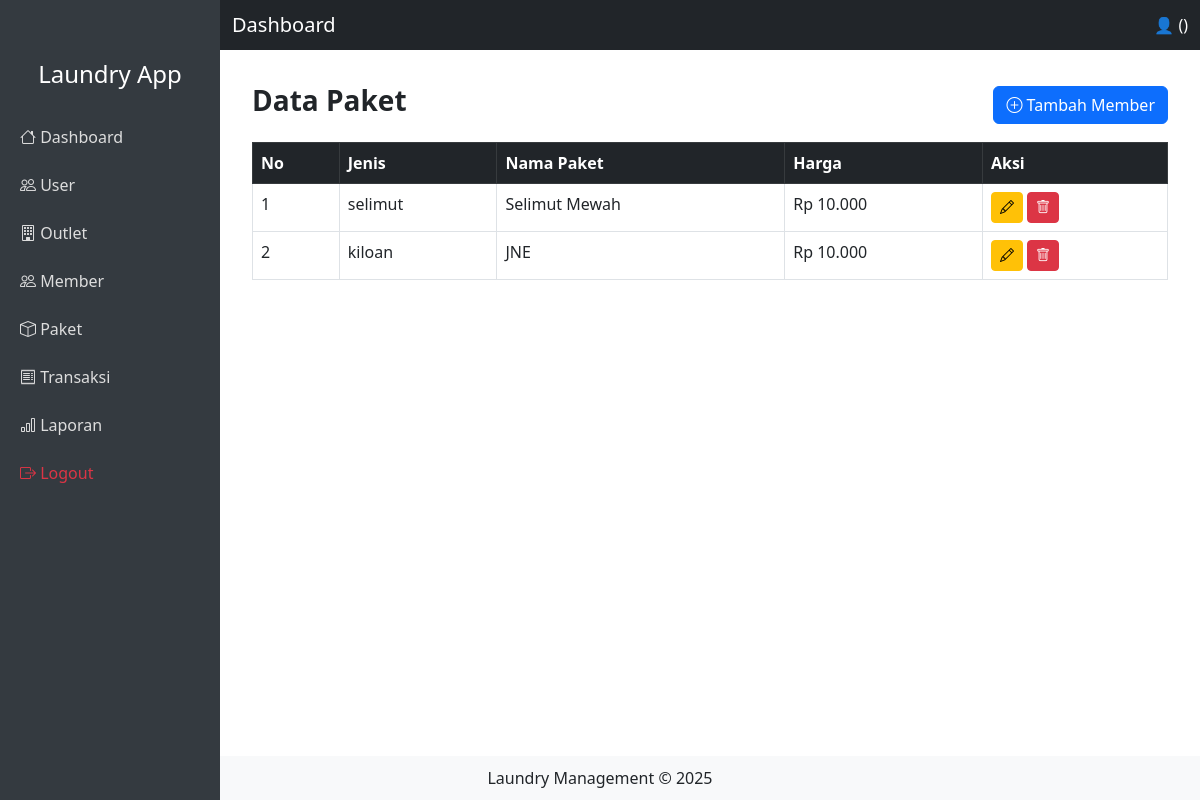
The page /pages/paket/index.php on the database its author committed.
### tables this page shows
CREATE TABLE `tb_paket` (
  `id` int(11) NOT NULL,
  `id_outlet` int(11) DEFAULT NULL,
  `jenis` enum('kiloan','selimut','bed_cover','kaos','lain') DEFAULT NULL,
  `nama_paket` varchar(100) DEFAULT NULL,
  `harga` int(11) DEFAULT NULL
);

### pages/paket/index.php (the view)
<?php
include "../../template/header.php";
include "../../config/database.php";
$q = mysqli_query($conn, "SELECT * FROM tb_paket");
?>
<div class="container-fluid mt-5 pt-3">
  <div class="d-flex justify-content-between align-items-center mb-3">
    <h3 class="fw-bold">Data Paket</h3>
    <a href="add.php" class="btn btn-primary"><i class="bi bi-plus-circle"></i> Tambah Member</a>
  </div>
  <table class="table table-bordered table-hover">
    <thead class="table-dark">
      <tr>
        <th>No</th>
        <th>Jenis</th>
        <th>Nama Paket</th>
        <th>Harga</th>
        <th>Aksi</th>
      </tr>
    </thead>
    <tbody>
      <?php $no=1; while($row=mysqli_fetch_assoc($q)) { ?>
      <tr>
        <td><?= $no++; ?></td>
        <td><?= $row['jenis']; ?></td>
        <td><?= $row['nama_paket']; ?></td>
        <td>Rp <?= number_format($row['harga'],0,',','.'); ?></td>
        <td>
          <a href="edit.php?id=<?= $row['id']; ?>" class="btn btn-sm btn-warning"><i class="bi bi-pencil"></i></a>
          <a href="delete.php?id=<?= $row['id']; ?>" class="btn btn-sm btn-danger" onclick="return confirm('Yakin hapus data ini?');"><i class="bi bi-trash"></i></a>
        </td>
      </tr>
      <?php } ?>
    </tbody>
  </table>
</div>
<?php include "../../template/footer.php"; ?>

### template/header.php (style rules this page uses)
body { min-height: 100vh; display: flex; flex-direction: column; }

### rows shown on the page
tb_paket: jenis "selimut", nama_paket "Selimut Mewah", harga "10.000"
tb_paket: jenis "kiloan", nama_paket "JNE", harga "10.000"
